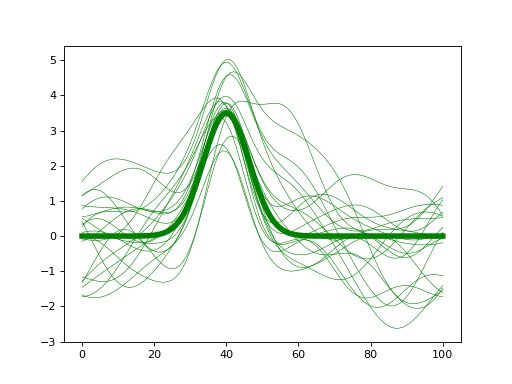

Reproduce this figure in Python.
from matplotlib import pyplot
import power1d

J        = 20
Q        = 101
baseline = power1d.geom.Null( Q=Q )
signal   = power1d.geom.GaussianPulse( Q=Q, q=40, fwhm=15, amp=3.5 )
noise    = power1d.noise.SmoothGaussian( J=J, Q=Q, mu=0, sigma=1.0, fwhm=20 )
model    = power1d.models.DataSample(baseline, signal, noise, J=J)
pyplot.close('all')
model.plot(color="g", lw=5)
